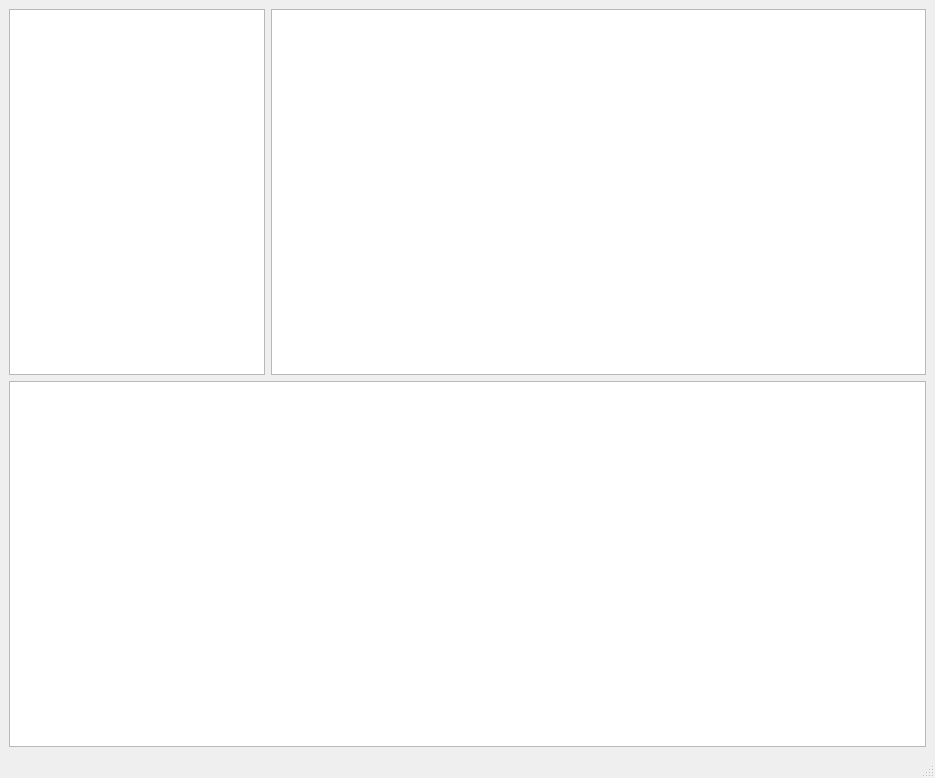
<?xml version="1.0" encoding="UTF-8"?>
<ui version="4.0">
 <class>MainWindow</class>
 <widget class="QMainWindow" name="MainWindow">
  <property name="geometry">
   <rect>
    <x>0</x>
    <y>0</y>
    <width>935</width>
    <height>778</height>
   </rect>
  </property>
  <property name="windowTitle">
   <string>MainWindow</string>
  </property>
  <widget class="QWidget" name="centralwidget">
   <layout class="QGridLayout" name="gridLayout">
    <item row="0" column="1">
     <widget class="QTableView" name="tableView">
      <property name="enabled">
       <bool>true</bool>
      </property>
      <property name="sizePolicy">
       <sizepolicy hsizetype="Expanding" vsizetype="Expanding">
        <horstretch>0</horstretch>
        <verstretch>0</verstretch>
       </sizepolicy>
      </property>
      <property name="font">
       <font>
        <family>Consolas</family>
        <pointsize>12</pointsize>
        <bold>true</bold>
       </font>
      </property>
      <property name="autoFillBackground">
       <bool>false</bool>
      </property>
      <property name="gridStyle">
       <enum>Qt::DashLine</enum>
      </property>
      <property name="sortingEnabled">
       <bool>true</bool>
      </property>
      <property name="wordWrap">
       <bool>false</bool>
      </property>
      <property name="cornerButtonEnabled">
       <bool>false</bool>
      </property>
      <attribute name="horizontalHeaderDefaultSectionSize">
       <number>200</number>
      </attribute>
     </widget>
    </item>
    <item row="0" column="0">
     <widget class="QTreeView" name="treeView">
      <property name="sizePolicy">
       <sizepolicy hsizetype="Preferred" vsizetype="Expanding">
        <horstretch>0</horstretch>
        <verstretch>0</verstretch>
       </sizepolicy>
      </property>
      <property name="font">
       <font>
        <pointsize>12</pointsize>
       </font>
      </property>
      <property name="contextMenuPolicy">
       <enum>Qt::CustomContextMenu</enum>
      </property>
      <property name="wordWrap">
       <bool>false</bool>
      </property>
     </widget>
    </item>
    <item row="1" column="0" colspan="2">
     <widget class="QTextEdit" name="textEdit">
      <property name="font">
       <font>
        <pointsize>12</pointsize>
       </font>
      </property>
     </widget>
    </item>
   </layout>
  </widget>
  <widget class="QMenuBar" name="menubar">
   <property name="geometry">
    <rect>
     <x>0</x>
     <y>0</y>
     <width>935</width>
     <height>21</height>
    </rect>
   </property>
  </widget>
  <widget class="QStatusBar" name="statusbar"/>
 </widget>
 <resources/>
 <connections/>
</ui>
